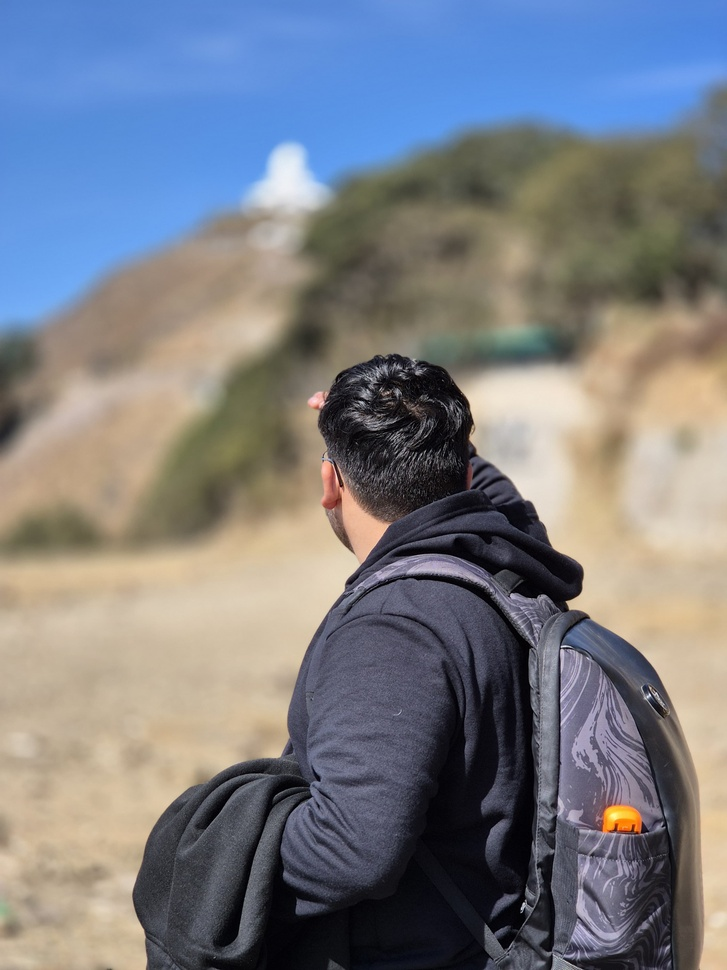
#> input picture Python/TEHRI_ME.jpg, 727 x 970 px, shrunk from 3000 x 4000 before the run
$ python open_image.py
#> lines starting #> are read from the running program, lines starting #| are printed output that depends on the picture
# For your Image Filter App, we’ll use Pillow (the PIL library).

# For Basic Image Handling:-
# Image.open() → open an image
# img.show() → display image
# img.save("new.jpg") → save image
from PIL import Image

# For Filters:-
# img.filter(ImageFilter.BLUR) → blur filter
# img.filter(ImageFilter.SHARPEN) → sharpen filter
from PIL import ImageFilter

# Enhancements (brightness, contrast, etc.)
# ImageEnhance.Brightness(img).enhance(1.5) → make brighter
# ImageEnhance.Contrast(img).enhance(0.8) → reduce contrast
from PIL import ImageEnhance

image = Image.open("TEHRI_ME.jpg")
#> image is the input picture: PIL image 727x970 RGB; mean R, G, B 123.2, 125.7, 131.9
image.show()

# Filter an image
# image_blur = image.filter(ImageFilter.BLUR)
# image_blur.show()

# Image Enhancer
image_contrast = ImageEnhance.Contrast(image).enhance(3)
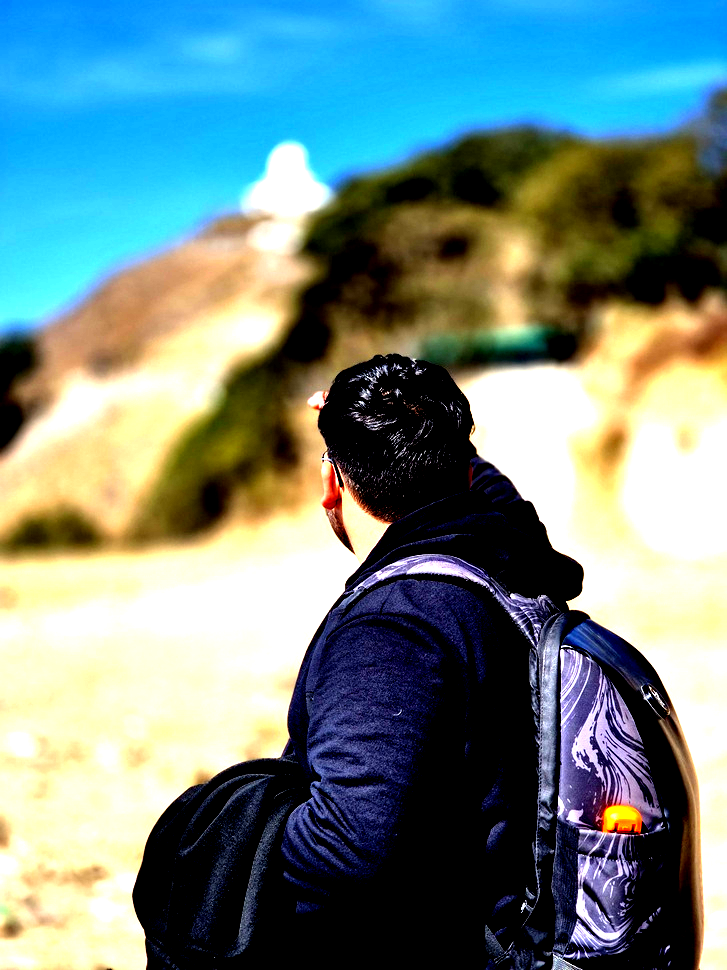
#> image_contrast: PIL image 727x970 RGB; mean R, G, B 113, 136.9, 133.8
image_contrast.show()

# Saving the new images
# image_blur.save("image_blur.jpg")
image_contrast.save("image_contrast.jpg")
